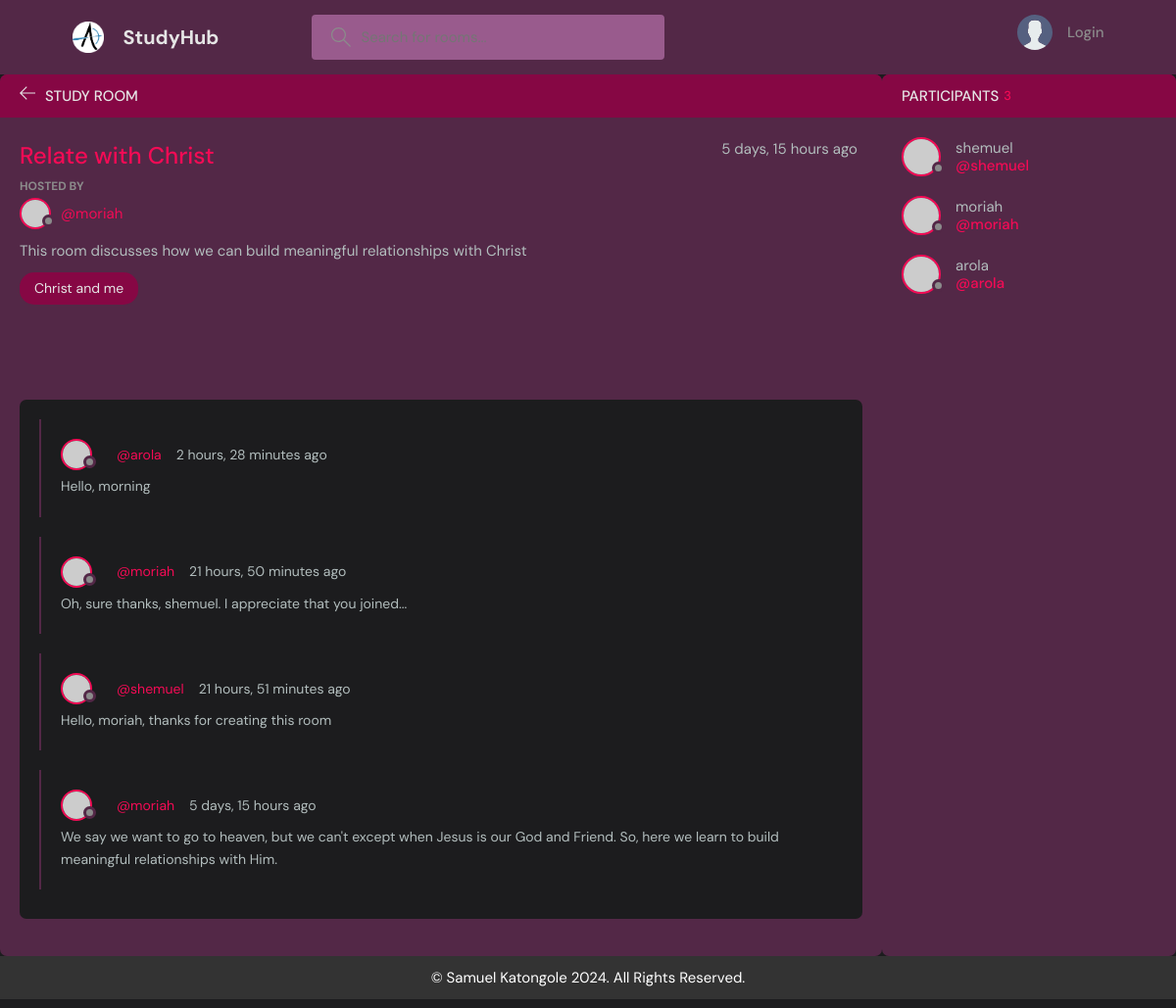
Page /room/3/ on the committed database.
### Rooms/models.py (models this page shows, shortened)
class Room(models.Model):
    host = models.ForeignKey(User, on_delete= models.SET_NULL, null=True)
    topic = models.ForeignKey(Topic, on_delete= models.SET_NULL, null=True)
    description = models.TextField(null=True, blank=True) # description of the room
    name = models.CharField(max_length=200) # name of the room
    created = models.DateTimeField(auto_now_add=True) # created once
    updated= models.DateTimeField(auto_now=True) # changed
    participants = models.ManyToManyField(User, related_name='participants', blank=True)
    class Meta:
        ordering = ['-updated', '-created'] # ordered based on those fields

class Topic(models.Model):
    name=models.CharField(max_length=200)

class Post(models.Model): # messages model
    author = models.ForeignKey(User, on_delete=models.CASCADE)
    room = models.ForeignKey(Room, on_delete=models.CASCADE)
    body = models.TextField()
    created_on= models.DateTimeField(auto_now_add=True) # date post created
    updated_on= models.DateTimeField(auto_now=True) # date last edited
    class Meta:
        ordering = ['-updated_on', '-created_on'] # ordered based on those fields

### Rooms/views.py (the view, shortened to what this page needs)
# urls.py: path('room/<str:pk>/',views.room, name='room'),
def room(request, pk):
    roomy = Room.objects.get(id=pk) # get this room
    participants = roomy.participants.all() # get all participants
    room_posts = roomy.post_set.all().order_by('-created_on') # or
    room_topics = roomy.topic # get all topics in this room???
    context = {'room':roomy, 'room_posts':room_posts,
               'participants':participants, 'room_topics': room_topics}
    return render(request, 'Rooms/room.html',context)

### Rooms/templates/Rooms/room.html (shortened to what this page needs)
{% extends 'parent_hub/base.html' %}
{% block content %}
<div class="room-container">
    <div class="room">
        <div class="room__top">
        <div class="room__topLeft">
            <a href="{% url 'home' %}">
            <svg version="1.1" xmlns="http://www.w3.org/2000/svg" width="32" height="32" viewBox="0 0 32 32">
                <title>arrow-left</title>
                <path
                d="M13.723 2.286l-13.723 13.714 13.719 13.714 1.616-1.611-10.96-10.96h27.625v-2.286h-27.625l10.965-10.965-1.616-1.607z"
                ></path>
            </svg>
            </a>
            <h3>Study Room</h3>
        </div>
        </div>
        <div class="room__box scroll">
        <div class="room__header scroll">
            <div class="room__info">
            <h3>{{room.name}}</h3>
            <span>{{room.created|timesince}} ago</span>
            </div>
            <div class="room__hosted">
            <p>Hosted By</p>
            <a href="{% url 'user-profile' room.host.id %}" class="room__author">
                <div class="avatar avatar--small">
                <img src="https://randomuser.me/api/portraits/men/37.jpg" />
                </div>
                <span>@{{room.host}}</span>
            </a>
            </div>
            <div class="room__details">
            {{room.description}}
            </div>
            <span class="room__topics">{{room_topics.name}}</span>
        </div>
        <div class="room__conversation">
            <div class="threads scroll">
                {% for post in room_posts %}
            <div class="thread">
                <div class="thread__top">
                <div class="thread__author">
                    <a href="#" class="thread__authorInfo">
                    <div class="avatar avatar--small">
                        <img src="https://randomuser.me/api/portraits/men/37.jpg" />
                    </div>
                    <span><a href="{% url 'user-profile' post.author.id %}">@{{post.author}}</a></span>
                    </a>
                    <span class="thread__date">{{post.created_on|timesince}} ago</span>
                </div>
                </div>
                <div class="thread__details">
                {{post.body}}
                </div>
            </div>
            {% endfor %}
            </div>
        </div>
        </div>
    </div>
    <div class="participants">
        <h3 class="participants__top">Participants <span>{{participants.all.count}}</span></h3>
        <div class="participants__list scroll">
            {% for participant in participants%}
        <a href="{% url 'user-profile' participant.id %}" class="participant">
            <div class="avatar avatar--medium">
            <img src="https://randomuser.me/api/portraits/men/37.jpg" />
            </div>
            <p>
            {{participant.username}}
            <span>@{{participant.username}}</span>
            </p>
        </a>
        {% endfor %}
        </div>
    </div>
</div>
{% endblock %}

### static/styles/base.css (style rules this page uses)
:root { --color-main: #f30b55; --color-main-light: #f992e6; --color-dark: #532847; --color-dark-medium: #995b8d; --color-dark-light: #860744; --color-light: #e5e5e5; --color-gray: #8b8b8b; --color-light-gray: #b2bdbd; --color-bg: #1c1c1e; --color-success: #5dd693; --color-error: #fc4b0b; }
* { margin: 0; padding: 0; font-family: "DM Sans", -apple-system, BlinkMacSystemFont, "Segoe UI", Roboto, Oxygen, Ubuntu, Cantarell, "Open Sans", "Helvetica Neue", sans-serif; box-sizing: border-box; text-rendering: optimizeLegibility; font-size: inherit; }
html { font-size: 56.25%; }
@media only screen and (min-width: 1200px) { html { font-size: 62.5%; } }
body { line-height: 1.6; font-weight: 400; font-size: 1.5rem; color: var(--color-light-gray); background-color: var(--color-bg); min-height: 100vh; }
img { width: 100%; }
a { display: inline-block; color: var(--color-main); text-decoration: none; }
.avatar { position: relative; display: inline-block; border-radius: 50%; border: 2px solid var(--color-main); }
.avatar img { display: block; border-radius: 50%; object-fit: cover; object-position: center; }
.avatar::after { content: ""; display: block; position: absolute; background-color: var(--color-gray); z-index: 111; border-radius: 50%; border: 0.3rem solid var(--color-dark); }
.avatar.avatar--small img { width: 2.8rem; height: 2.8rem; }
.avatar.avatar--small:after { width: 0.7rem; height: 0.7rem; bottom: 0px; right: -6px; }
.avatar.avatar--medium img { width: 3.6rem; height: 3.6rem; border-radius: 50%; }
.avatar.avatar--medium:after { width: 0.7rem; height: 0.7rem; bottom: 0px; right: -6px; }
.room, .participants { background: var(--color-dark); max-height: 87.5vh; border-radius: 0.7rem; overflow: hidden; position: relative; }
.room__top, .participants__top { background: var(--color-dark-light); display: flex; justify-content: space-between; align-items: center; padding: 1rem 2rem; position: relative; }
.room__top svg, .thread__top svg { width: 1.6rem; height: 1.6rem; fill: var(--color-light); cursor: pointer; }
.room__topLeft { display: flex; align-items: flex-end; gap: 1rem; }
.room__topLeft h3, .participants__top { text-transform: uppercase; font-weight: 500; color: var(--color-light); }
.room__topLeft svg { width: 1.6rem; height: 1.6rem; fill: var(--color-light); }
.room__header { max-height: 30vh; overflow-y: auto; position: absolute; width: 95%; background: var(--color-dark); z-index: 999; top: 4.4rem; padding-top: 2rem; padding-bottom: 1rem; }
.room__box { padding-left: 2rem; padding-right: 2rem; height: 80.5vh; padding-bottom: 0; }
.room__info { display: flex; justify-content: space-between; }
.room__info h3 { font-size: 2.4rem; font-weight: 500; color: var(--color-main); }
.room__hosted p { text-transform: uppercase; color: var(--color-gray); font-size: 1.2rem; font-weight: 700; line-height: 2; }
.room__author { display: flex; gap: 1rem; align-items: center; margin-bottom: 1rem; transition: all 0.3s ease-in-out; }
.room__topics { padding: 0.5rem 1.5rem; background: var(--color-dark-light); color: var(--color-light); display: inline-block; font-size: 1.4rem; border-radius: 1.5rem; margin: 1rem 0; }
.room__conversation { margin-top: 1rem; margin-bottom: 4rem; height: 64%; }
.threads { background: var(--color-bg); border-radius: 0.7rem; overflow-y: auto; height: 100%; margin-top: 28vh; padding: 0 2rem 4rem 2rem; }
.thread { border-left: 2px solid var(--color-dark); padding-left: 1rem; margin: 2rem 0; padding: 2rem; }
.thread__top { display: flex; align-items: center; justify-content: space-between; }
.thread__author { display: flex; align-items: center; gap: 1.5rem; font-size: 1.4rem; }
.thread__authorInfo { display: flex; align-items: center; gap: 1rem; }
.thread__details { font-size: 1.4rem; margin-top: 0.5rem; }
.participants__top span { color: var(--color-main); font-size: 1.3rem; text-transform: none; }
.participants__top { justify-content: flex-start; gap: 0.5rem; }
.participants__list { padding: 2rem; height: 82.5vh; overflow-y: scroll; padding-bottom: 0; }
.participant { display: flex; align-items: center; gap: 1.5rem; margin-bottom: 2rem; }
.participant p { color: var(--color-light-gray); line-height: 1.2; }
.participant span { display: block; font-weight: 500; color: var(--color-main); font-weight: 1.4rem; }

### Rooms/templates/Rooms/room.html (style rules this page uses)
.room-container { display: grid; grid-template-columns: 3fr 1fr; }

### rows in the picture
Room: name "Relate with Christ", created "5 days, 15 hours", host "moriah", description "This room discusses how we can build meaningful relationships with Christ"
Topic: name "Christ and me"
Post: author "arola", created_on "2 hours, 28 minutes", body "Hello, morning"
Post: author "moriah", created_on "21 hours, 50 minutes", body "Oh, sure thanks, shemuel. I appreciate that you joined..."
Post: author "shemuel", created_on "21 hours, 51 minutes", body "Hello, moriah, thanks for creating this room"
Post: author "moriah", created_on "5 days, 15 hours", body "We say we want to go to heaven, but we can't except when Jesus is our God and Friend. So, here we learn to build meaningful relationships with Him."

### other values in the picture
{{ participants.all.count }} "3"
{{ participant.username }} "shemuel"
{{ participant.username }} "moriah"
{{ participant.username }} "arola"
